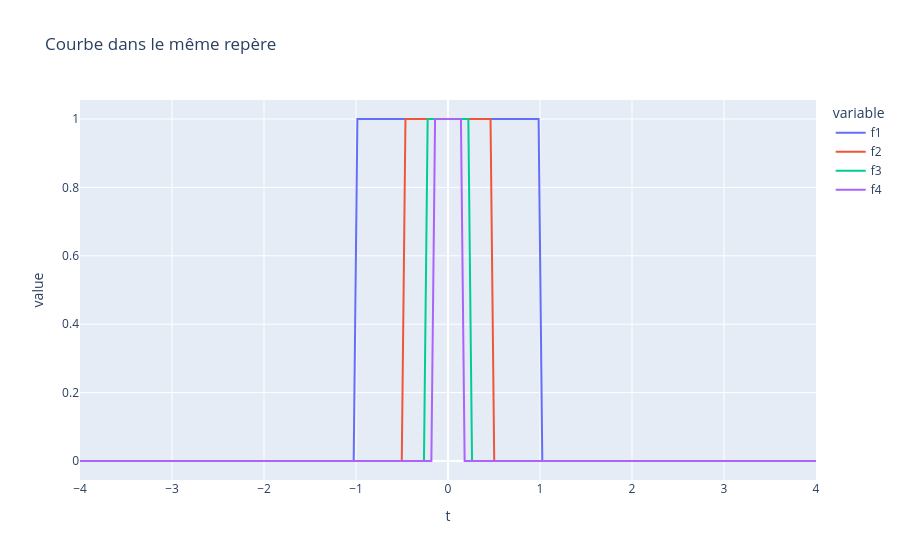

The code cell stored with this chart in its notebook:
### Markdown cell above
Question 3

### Code cell
f1 = mana.porte((1/2)*t)

f2 = mana.porte(t)

f3 = mana.porte(2*t)

f4 = mana.porte(3*t)

df = pd.DataFrame({"t":t,"f1":f1,"f2":f2,"f3":f3,"f4":f4})

fig = px.line(df, x="t", y=["f1","f2","f3","f4"], title = "Courbe dans le même repère")
fig.show()

### Figure 1 — Plotly figure (JSON) as saved in the notebook; plotly's stock layout.template omitted (floating-point values rounded to 4 significant figures; data arrays with more than 128 entries replaced by an {"elided": "..."} marker saying what was removed)
{"data": [{"hovertemplate": "variable=f1<br>t=%{x}<br>value=%{y}<extra></extra>", "legendgroup": "f1", "line": {"color": "#636efa", "dash": "solid"}, "marker": {"symbol": "circle"}, "mode": "lines", "name": "f1", "orientation": "v", "showlegend": true, "type": "scatter", "x": {"elided": "200 float values"}, "xaxis": "x", "y": {"elided": "200 int values"}, "yaxis": "y"}, {"hovertemplate": "variable=f2<br>t=%{x}<br>value=%{y}<extra></extra>", "legendgroup": "f2", "line": {"color": "#EF553B", "dash": "solid"}, "marker": {"symbol": "circle"}, "mode": "lines", "name": "f2", "orientation": "v", "showlegend": true, "type": "scatter", "x": {"elided": "200 float values"}, "xaxis": "x", "y": {"elided": "200 int values"}, "yaxis": "y"}, {"hovertemplate": "variable=f3<br>t=%{x}<br>value=%{y}<extra></extra>", "legendgroup": "f3", "line": {"color": "#00cc96", "dash": "solid"}, "marker": {"symbol": "circle"}, "mode": "lines", "name": "f3", "orientation": "v", "showlegend": true, "type": "scatter", "x": {"elided": "200 float values"}, "xaxis": "x", "y": {"elided": "200 int values"}, "yaxis": "y"}, {"hovertemplate": "variable=f4<br>t=%{x}<br>value=%{y}<extra></extra>", "legendgroup": "f4", "line": {"color": "#ab63fa", "dash": "solid"}, "marker": {"symbol": "circle"}, "mode": "lines", "name": "f4", "orientation": "v", "showlegend": true, "type": "scatter", "x": {"elided": "200 float values"}, "xaxis": "x", "y": {"elided": "200 int values"}, "yaxis": "y"}], "layout": {"legend": {"title": {"text": "variable"}, "tracegroupgap": 0}, "title": {"text": "Courbe dans le même repère"}, "xaxis": {"anchor": "y", "domain": [0, 1], "title": {"text": "t"}}, "yaxis": {"anchor": "x", "domain": [0, 1], "title": {"text": "value"}}}}
